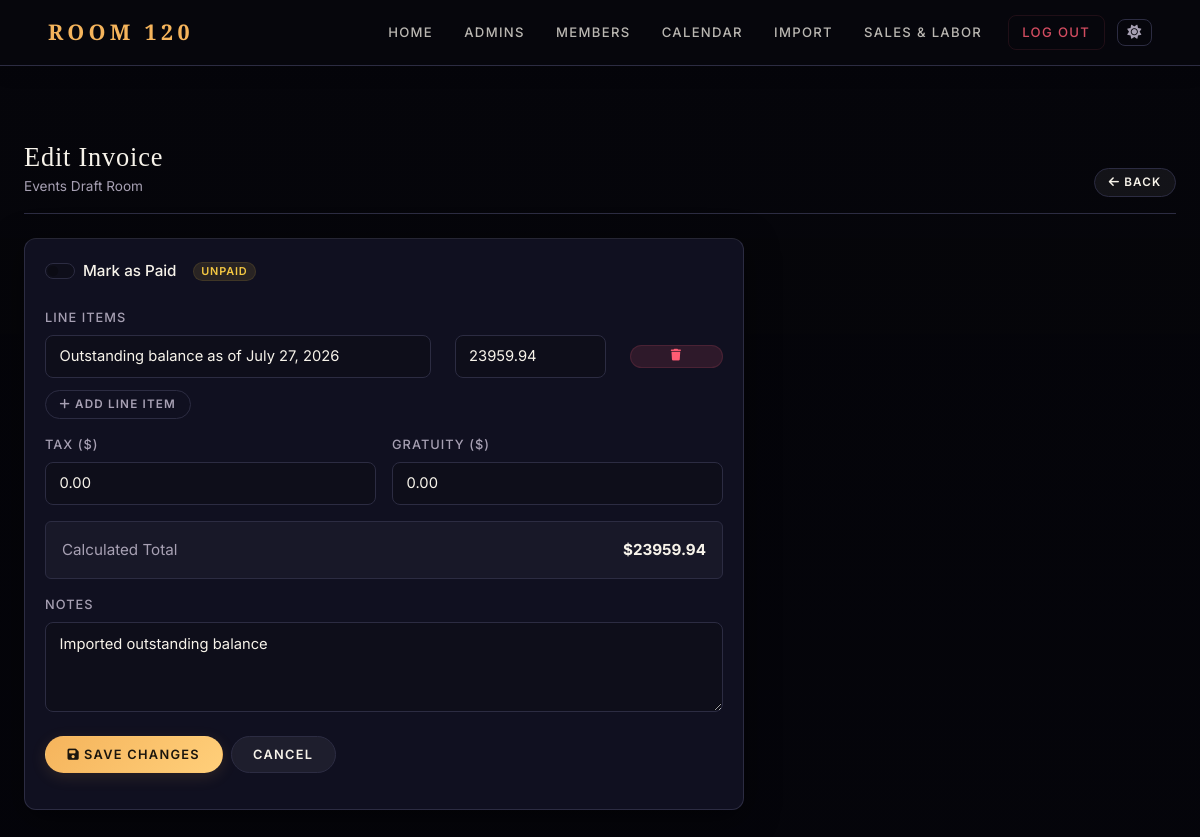
The page /edit_invoice/1 (signed in) on the database its author committed.
### app.py (models this page shows, shortened)
class User(db.Model):
    id = db.Column(db.Integer, primary_key=True)
    username = db.Column(db.String(100), unique=True, nullable=False)
    password = db.Column(db.String(200), nullable=False)
    role = db.Column(db.String(10), nullable=False)
    first_name = db.Column(db.String(100))
    last_name = db.Column(db.String(100))
    email = db.Column(db.String(100))
    phone = db.Column(db.String(20))
    member_number = db.Column(db.String(100))
    active = db.Column(db.Boolean, default=True)
    membership_type = db.Column(db.String(20), default='single')
    staff_role_id = db.Column(db.Integer, db.ForeignKey('staff_role.id'), nullable=True)
    staff_role    = db.relationship('StaffRole', back_populates='users', foreign_keys=[staff_role_id])
    created_at         = db.Column(db.DateTime, default=datetime.utcnow)
    favorite_drink     = db.Column(db.String(200))
    seating_preference = db.Column(db.String(200))
    allergies          = db.Column(db.String(500))
    preferences_notes  = db.Column(db.Text)
    amount_spent = db.Column(db.Float, default=0.0)
    amount_owed = db.Column(db.Float, default=0.0)
    tax_owed = db.Column(db.Float, default=0.0)
    tax_paid = db.Column(db.Float, default=0.0)
    gratuity_owed = db.Column(db.Float, default=0.0)
    gratuity_paid = db.Column(db.Float, default=0.0)
    minimum_adjustment = db.Column(db.Float, default=0.0)
    invoices = db.relationship('Invoice', back_populates='member', cascade='all, delete-orphan')
    reservations = db.relationship('Reservation', back_populates='user', cascade='all, delete-orphan')
    notes_received = db.relationship('Note', foreign_keys='Note.member_id', back_populates='member', cascade='all, delete-orphan')
    notes_written = db.relationship('Note', foreign_keys='Note.author_id', back_populates='author', cascade='all, delete-orphan')
    orders = db.relationship('Order', back_populates='user', cascade='all, delete-orphan')

class Invoice(db.Model):
    id = db.Column(db.Integer, primary_key=True)
    original_filename = db.Column(db.String(255), nullable=False)
    stored_filename = db.Column(db.String(255), nullable=False)
    upload_date = db.Column(db.DateTime, default=datetime.utcnow)
    member_id = db.Column(db.Integer, db.ForeignKey('user.id', ondelete='CASCADE'), nullable=False)
    member = db.relationship('User', back_populates='invoices')
    date_created = db.Column(db.DateTime, default=datetime.utcnow)
    total_amount = db.Column(db.Float)
    tax_amount = db.Column(db.Float)
    gratuity_amount = db.Column(db.Float)
    notes = db.Column(db.Text)
    is_paid = db.Column(db.Boolean, default=False)
    order_id = db.Column(db.Integer, db.ForeignKey('order.id'), nullable=True)
    order_ids_json = db.Column(db.Text, nullable=True)
    line_items = db.relationship('InvoiceLineItem', back_populates='invoice', cascade="all, delete-orphan")

class InvoiceLineItem(db.Model):
    id = db.Column(db.Integer, primary_key=True)
    invoice_id = db.Column(db.Integer, db.ForeignKey('invoice.id'))
    description = db.Column(db.String(200))
    amount = db.Column(db.Float)
    invoice = db.relationship('Invoice', back_populates='line_items')

### app.py (the view, shortened to what this page needs)
@app.route('/edit_invoice/<int:invoice_id>', methods=['GET', 'POST'])
def edit_invoice(invoice_id):
    if not authorized('edit_invoice'):
        return redirect(url_for('login'))
    invoice = Invoice.query.get_or_404(invoice_id)
    member = invoice.member
    return render_template('edit_invoice.html', invoice=invoice, member=member)

### app.py (called while the page is built)
@app.before_request
def enable_foreign_keys():
    db.session.execute(text('PRAGMA foreign_keys = ON'))

@app.context_processor
def inject_globals():
    user = None
    if session.get('user_id'):
        user = User.query.get(session.get('user_id'))
    try:
        all_types = MembershipType.query.order_by(MembershipType.sort_order, MembershipType.display_name).all()
    except Exception:
        all_types = []
    type_map = {t.name: t for t in all_types}
    active_types = [t for t in all_types if t.is_active]
    return dict(
        current_user=user,
        membership_types=active_types,
        all_membership_types=all_types,
        membership_type_map=type_map,
    )

def authorized(*perms):
    role = session.get('role')
    if role == 'admin':
        return True
    if role == 'staff':
        user_perms = set(session.get('permissions', []))
        return all(p in user_perms for p in perms)
    return False

### templates/edit_invoice.html (shortened to what this page needs)
{% extends 'base.html' %}
{% block content %}
<div class="container-fluid px-4 mt-4">
  <div class="page-header d-flex justify-content-between align-items-end flex-wrap gap-2">
    <div>
      <h2>Edit Invoice</h2>
      <div class="text-muted" style="font-size:0.85rem;">{{ member.first_name }} {{ member.last_name }}</div>
    </div>
    <a href="{{ url_for('view_member', user_id=member.id) }}" class="btn btn-secondary btn-sm">
      <i class="fas fa-arrow-left me-1"></i>Back
    </a>
  </div>
  <div class="card" style="max-width:720px;">
    <div class="card-body">
      <form method="POST">
        <div class="mb-4 d-flex align-items-center gap-3">
          <div class="form-check form-switch mb-0">
            <input class="form-check-input" type="checkbox" name="is_paid" id="is_paid" {% if invoice.is_paid %}checked{% endif %}>
            <label class="form-check-label fw-medium" for="is_paid">Mark as Paid</label>
          </div>
          {% if invoice.is_paid %}
            <span class="badge bg-success">Paid</span>
          {% else %}
            <span class="badge bg-warning">Unpaid</span>
          {% endif %}
        </div>
        {% set editable = invoice.original_filename in ('Manual Entry', 'Generated from Order', 'Generated from Orders') %}
        {% if editable %}
        <div class="mb-3">
          <label class="form-label fw-medium">Line Items</label>
          <div id="line-items-container">
            {% for item in invoice.line_items %}
            <div class="row mb-2 align-items-center line-item-row">
              <div class="col-7">
                <input type="text" name="description[]" class="form-control form-control-sm" value="{{ item.description }}" placeholder="Description" required>
              </div>
              <div class="col-3">
                <input type="number" name="amount[]" step="0.01" class="form-control form-control-sm line-amount" value="{{ '%.2f'|format(item.amount) }}" placeholder="0.00" required>
              </div>
              <div class="col-2">
                <button type="button" class="btn btn-danger btn-sm w-100" onclick="removeRow(this)">
                  <i class="fas fa-trash"></i>
                </button>
              </div>
            </div>
            {% endfor %}
          </div>
          <button type="button" class="btn btn-outline-secondary btn-sm mt-1" onclick="addLineItem()">
            <i class="fas fa-plus me-1"></i>Add Line Item
          </button>
        </div>
        <div class="row g-3 mb-3">
          <div class="col-md-6">
            <label for="tax_amount" class="form-label fw-medium">Tax ($)</label>
            <input type="number" step="0.01" name="tax_amount" id="tax_amount" class="form-control"
                   value="{{ '%.2f'|format(invoice.tax_amount or 0) }}" oninput="updateTotal()">
          </div>
          <div class="col-md-6">
            <label for="gratuity_amount" class="form-label fw-medium">Gratuity ($)</label>
            <input type="number" step="0.01" name="gratuity_amount" id="gratuity_amount" class="form-control"
                   value="{{ '%.2f'|format(invoice.gratuity_amount or 0) }}" oninput="updateTotal()">
          </div>
        </div>
        <div class="mb-3">
          <div class="d-flex justify-content-between align-items-center p-3 rounded" style="background:var(--bg-soft);border:1px solid var(--border);">
            <span class="text-muted">Calculated Total</span>
            <strong id="total-display">${{ '%.2f'|format(invoice.total_amount or 0) }}</strong>
          </div>
        </div>
        {% endif %}
        <div class="mb-4">
          <label for="notes" class="form-label fw-medium">Notes</label>
          <textarea name="notes" id="notes" class="form-control" rows="3" placeholder="Optional notes...">{{ invoice.notes or '' }}</textarea>
        </div>
        <div class="d-flex gap-2">
          <button type="submit" class="btn btn-primary">
            <i class="fas fa-save me-1"></i>Save Changes
          </button>
          <a href="{{ url_for('view_member', user_id=member.id) }}" class="btn btn-secondary">Cancel</a>
        </div>
      </form>
    </div>
  </div>
</div>
{% endblock %}

### rows shown on the page
User: first_name "Events", last_name "Draft Room"
Invoice: tax_amount "0.00", gratuity_amount "0.00", total_amount "23959.94", notes "Imported outstanding balance"
InvoiceLineItem: description "Outstanding balance as of July 27, 2026", amount "23959.94"
